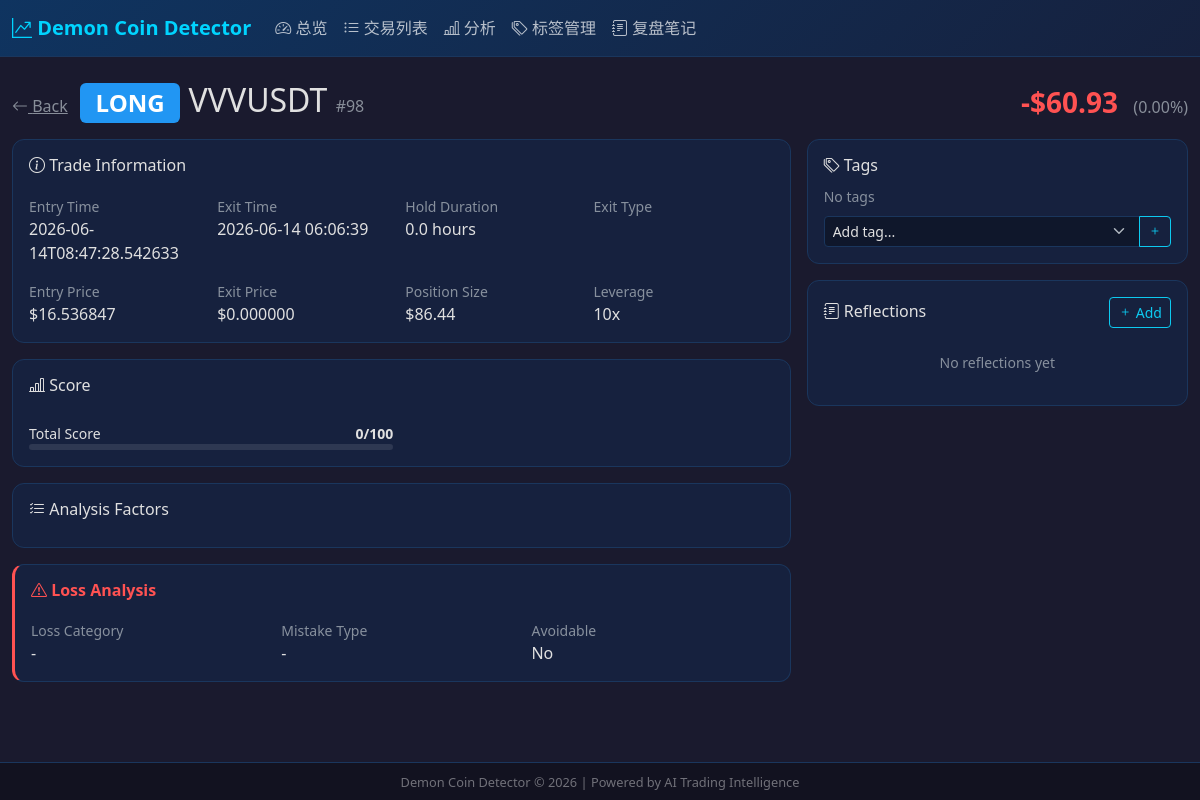
/trade/98, run on the app's committed database.
### tables this page shows
CREATE TABLE trades (
        id INTEGER PRIMARY KEY AUTOINCREMENT,
        trade_id TEXT UNIQUE,
        symbol TEXT NOT NULL,
        direction TEXT NOT NULL,
        strategy_version TEXT DEFAULT '',
        leverage INTEGER DEFAULT 10,
        margin_usd REAL DEFAULT 0,
        notional_usd REAL DEFAULT 0,
        entry_price REAL DEFAULT 0,
        exit_price REAL DEFAULT 0,
        quantity REAL DEFAULT 0,
        entry_time TEXT,
        exit_time TEXT,
        status TEXT DEFAULT 'open',
        total_score REAL DEFAULT 0,
        data_coverage_score REAL DEFAULT 0,
        professional_score REAL DEFAULT 0,
        market_quality_score REAL DEFAULT 0,
        entry_timing_score REAL DEFAULT 0,
        funding_flow_score REAL DEFAULT 0,
        execution_risk_score REAL DEFAULT 0,
        resonance_count INTEGER DEFAULT 0,
        candidate_source TEXT DEFAULT '',
        entry_reasons TEXT DEFAULT '[]',
        factors TEXT DEFAULT '{}',
        estimated_ev REAL DEFAULT 0,
        estimated_win_rate REAL DEFAULT 0,
        estimated_rr REAL DEFAULT 0,
        position_scale REAL DEFAULT 1.0,
        factor_attribution TEXT DEFAULT '',
        pnl_usd REAL DEFAULT 0,
        pnl_pct REAL DEFAULT 0,
        exit_type TEXT DEFAULT '',
        hold_hours REAL DEFAULT 0,
        peak_pnl_pct REAL DEFAULT 0,
        loss_tags TEXT DEFAULT '[]',
        loss_tag_labels TEXT DEFAULT '[]',
        win INTEGER DEFAULT 0,
        created_at TEXT DEFAULT (datetime('now')),
        updated_at TEXT DEFAULT (datetime('now'))
    );

### app.py (the view)
@app.route("/trade/<int:tid>")
def trade_detail(tid):
    db = get_db()
    try:
        trade = db.execute("SELECT * FROM trades WHERE id=?", (tid,)).fetchone()
        if not trade: return redirect(url_for("trades"))
        tags = db.execute("""
            SELECT t.id, t.name, t.category, t.color, t.icon FROM trade_tags tt
            JOIN tag_definitions t ON tt.tag_id=t.id WHERE tt.trade_id=?
        """, (tid,)).fetchall()
        reflections = db.execute("SELECT * FROM reflections WHERE trade_id=? ORDER BY created_at DESC", (tid,)).fetchall()
        all_tags = db.execute("SELECT * FROM tag_definitions ORDER BY category, name").fetchall()
        factors = {}
        try: factors = json.loads(trade["factors"]) if trade["factors"] else {}
        except Exception: pass
        reasons = []
        try: reasons = json.loads(trade["entry_reasons"]) if trade["entry_reasons"] else []
        except Exception: pass
        loss_tags = []
        try: loss_tags = json.loads(trade["loss_tags"]) if trade["loss_tags"] else []
        except Exception: pass
        return render_template("trade_detail.html", trade=row2dict(trade), tags=rows2dicts(tags),
            reflections=rows2dicts(reflections), all_tags=rows2dicts(all_tags), factors=factors,
            reasons=reasons, loss_tags=loss_tags)
    finally:
        db.close()

### app.py (called while the page is built)
def row2dict(row):
    if row is None: return {}
    return dict(row)

def rows2dicts(rows):
    return [dict(r) for r in rows]

### database.py (called while the page is built)
def get_db():
    conn = sqlite3.connect(DB_PATH)
    conn.row_factory = sqlite3.Row
    conn.execute("PRAGMA journal_mode=WAL")
    conn.execute("PRAGMA foreign_keys=ON")
    return conn

### templates/trade_detail.html (shortened to what this page needs)
{% extends "base.html" %}
{% block content %}
<div class="d-flex justify-content-between align-items-center mb-3">
    <div>
        <a href="/trades" class="text-muted me-2"><i class="bi bi-arrow-left"></i> Back</a>
        <h2 class="d-inline">
            <span class="badge badge-{{ trade.direction|default('')|lower }}">{{ trade.direction|default('-') }}</span>
            {{ trade.symbol|default('') }}
            <span class="text-muted fs-6">#{{ trade.id|default(0) }}</span>
        </h2>
    </div>
    <div>
        {% set pnl = trade.pnl_usd|default(0) %}
        <span class="fs-3 fw-bold {% if pnl >= 0 %}pnl-positive{% else %}pnl-negative{% endif %}">
            {% if pnl >= 0 %}+${{ "%.2f"|format(pnl) }}{% else %}-${{ "%.2f"|format(pnl|abs) }}{% endif %}
        </span>
        <span class="text-muted ms-2">({{ "%.2f"|format(trade.pnl_pct|default(0)) }}%)</span>
    </div>
</div>
<div class="row g-3">
    <div class="col-lg-8">
        <div class="card p-3 mb-3">
            <h6><i class="bi bi-info-circle"></i> Trade Information</h6>
            <div class="row g-2 mt-1">
                <div class="col-md-3">
                    <small class="text-muted d-block">Entry Time</small>
                    <span>{{ trade.entry_time|default('-') }}</span>
                </div>
                <div class="col-md-3">
                    <small class="text-muted d-block">Exit Time</small>
                    <span>{{ trade.exit_time|default('-') }}</span>
                </div>
                <div class="col-md-3">
                    <small class="text-muted d-block">Hold Duration</small>
                    <span>{{ "%.1f"|format(trade.hold_hours|default(0)) }} hours</span>
                </div>
                <div class="col-md-3">
                    <small class="text-muted d-block">Exit Type</small>
                </div>
            </div>
            <div class="row g-2 mt-2">
                <div class="col-md-3">
                    <small class="text-muted d-block">Entry Price</small>
                    <span>${{ "%.6f"|format(trade.entry_price|default(0)) }}</span>
                </div>
                <div class="col-md-3">
                    <small class="text-muted d-block">Exit Price</small>
                    <span>${{ "%.6f"|format(trade.exit_price|default(0)) }}</span>
                </div>
                <div class="col-md-3">
                    <small class="text-muted d-block">Position Size</small>
                    <span>${{ "%.2f"|format(trade.margin_usd|default(0)) }}</span>
                </div>
                <div class="col-md-3">
                    <small class="text-muted d-block">Leverage</small>
                    <span>{{ trade.leverage|default('-') }}x</span>
                </div>
            </div>
        </div>
        {% if trade.total_score is defined and trade.total_score is not none %}
        <div class="card p-3 mb-3">
            <h6><i class="bi bi-bar-chart-line"></i> Score</h6>
            <div class="row g-3 mt-1">
                {% for name, score in score_dims %}
                {% if score is defined and score is not none %}
                <div class="col-md-6">
                    <div class="d-flex justify-content-between small">
                        <span>{{ name }}</span>
                        <span class="fw-bold">{{ "%.0f"|format(score) }}/100</span>
                    </div>
                    <div class="score-bar">
                    </div>
                </div>
                {% endif %}
                {% endfor %}
            </div>
        </div>
        {% endif %}
        <div class="card p-3 mb-3">
            <h6><i class="bi bi-list-check"></i> Analysis Factors</h6>
        </div>
        {% if pnl < 0 %}
        <div class="card p-3 mb-3" style="border-left: 3px solid #ff5252;">
            <h6 class="pnl-negative"><i class="bi bi-exclamation-triangle"></i> Loss Analysis</h6>
            <div class="row g-2 mt-1">
                <div class="col-md-4">
                    <small class="text-muted d-block">Loss Category</small>
                    <span>{{ trade.loss_category|default('-') }}</span>
                </div>
                <div class="col-md-4">
                    <small class="text-muted d-block">Mistake Type</small>
                    <span>{{ trade.mistake_type|default('-') }}</span>
                </div>
                <div class="col-md-4">
                    <small class="text-muted d-block">Avoidable</small>
                    <span>{% if trade.was_avoidable|default(0) %}<span class="pnl-negative">Yes</span>{% else %}No{% endif %}</span>
                </div>
            </div>
        </div>
        {% endif %}
    </div>
    <div class="col-lg-4">
        <div class="card p-3 mb-3">
            <h6><i class="bi bi-tags"></i> Tags</h6>
            <div id="tradeTags" class="mb-2">
                {% if not tags|default([]) %}<span class="text-muted small">No tags</span>{% endif %}
            </div>
            <div class="input-group input-group-sm">
                <select class="form-select" id="tagSelect">
                    <option value="">Add tag...</option>
                </select>
                <button class="btn btn-outline-info" onclick="addTag({{ trade.id|default(0) }})"><i class="bi bi-plus"></i></button>
            </div>
        </div>
        <div class="card p-3">
            <div class="d-flex justify-content-between align-items-center mb-2">
                <h6 class="mb-0"><i class="bi bi-journal-text"></i> Reflections</h6>
                <button class="btn btn-sm btn-outline-info" onclick="document.getElementById('reflectionForm').style.display='block'">
                    <i class="bi bi-plus"></i> Add
                </button>
            </div>
            <div id="reflectionsList">
                {% if not reflections|default([]) %}
                <p class="text-muted small text-center my-3">No reflections yet</p>
                {% endif %}
            </div>
        </div>
    </div>
</div>
{% endblock %}

### templates/base.html (style rules this page uses)
:root { --bs-body-bg: #1a1a2e; --bs-body-color: #e0e0e0; --accent-primary: #00d4ff; --profit: #00e676; --loss: #ff5252; --card-bg: #16213e; --card-border: #1a365d; }
body { background-color: var(--bs-body-bg); color: var(--bs-body-color); font-family: 'Segoe UI','PingFang SC','Microsoft YaHei',sans-serif; }
.card { background-color: var(--card-bg); border: 1px solid var(--card-border); border-radius: 12px; }
.pnl-negative { color: var(--loss); font-weight: bold; }
.form-control, .form-select { background-color: rgba(0,0,0,0.3); border: 1px solid var(--card-border); color: var(--bs-body-color); }
.badge-long { background-color: #2196f3; color: #fff; }
.score-bar { height: 6px; background: rgba(255,255,255,0.1); border-radius: 3px; overflow: hidden; }

### data on the page
trades: direction "LONG", symbol "VVVUSDT", id "98", pnl_usd "60.93", pnl_pct "0.00", entry_time "2026-06-14T08:47:28.542633", exit_time "2026-06-14 06:06:39", hold_hours "0.0", entry_price "16.536847", exit_price "0.000000", margin_usd "86.44", leverage "10", name "Total Score", total_score "0"

### other printed values
{{ trade.loss_category|default('-') }} "-"
{{ trade.mistake_type|default('-') }} "-"
